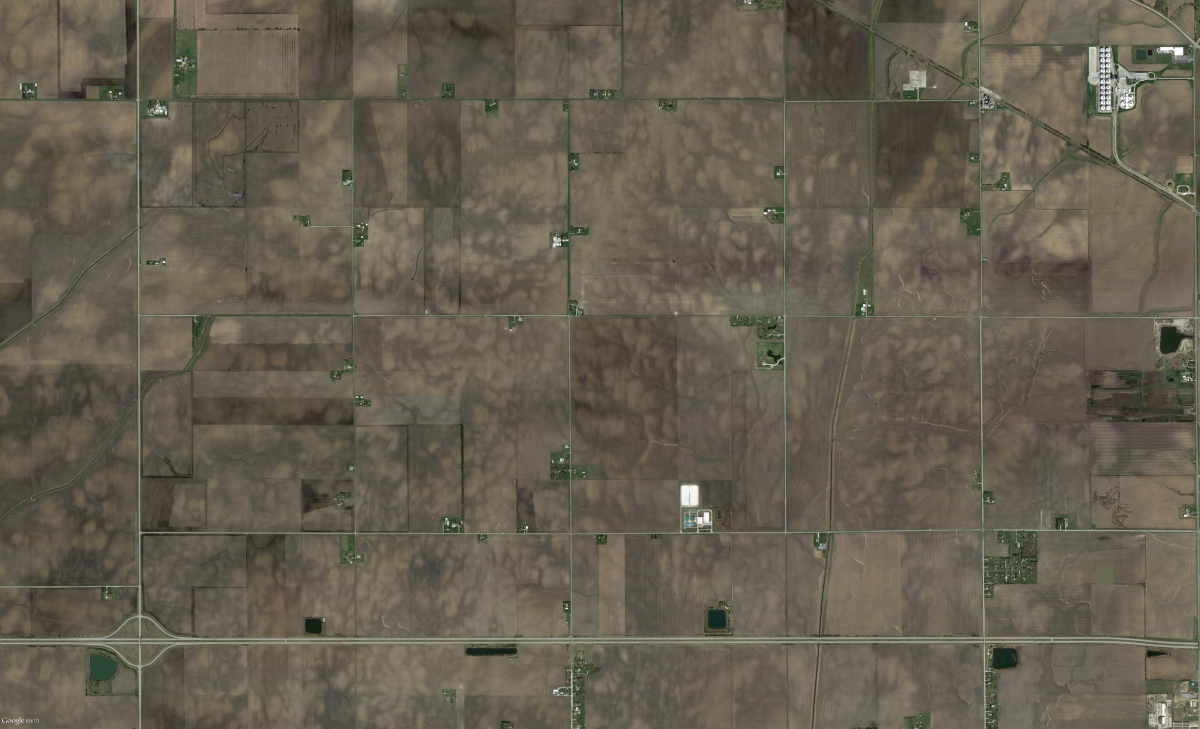
//> input picture openCV_Image_Search/TestImages/fullImage.jpg, 4800 x 2916 px (shown at 1/4 size)
$ ./cannyEdge ../openCV_Image_Search/TestImages/fullImage.jpg 100 out.png   (built with g++ and OpenCV 4)
//> lines starting //> are read from the running program, lines starting //| are printed output that depends on the picture
/*
 *  @author: Tanishq Dubey
 *
 *
 *
*/


#include "opencv2/imgproc/imgproc.hpp"
#include "opencv2/highgui/highgui.hpp"
#include <stdlib.h>
#include <stdio.h>
#include <cstdlib>

using namespace cv;

Mat src, src_gray;
Mat dst, detected_edges;

int edgeThreshold = 10;
int lowThreshold;
int const max_lowThreshold = 900;
int ratio = 3;
int kernel_size = 3;

char* window_name = "Edge Detection Mapping";

int main(int argc, char** argv){
    src = imread(argv[1]);
//> src is the input picture: 2916 rows x 4800 cols, CV_8UC3; mean B, G, R 80.9, 94.5, 102.1
    if( !src.data){
        printf("Image has no data (Bad Image?), exiting with E: -1.\n");
    }

    if( argc!= 4 ){
        printf("Syntax Error!\n");
        printf("Usage: cannyEdge <ImagePath> <Threshold> <ImageSaveLocation> \n");
    }

    dst.create(src.size(), src.type());
    cvtColor( src, src_gray, CV_BGR2GRAY );

    namedWindow( window_name, CV_WINDOW_NORMAL );
    int threshLowArg;
    threshLowArg = atoi(argv[2]);
//> threshLowArg = 100
    printf("Detecting Edges with threshold of: %d \n", *&threshLowArg);
//| Detecting Edges with threshold of: 100

    printf("Beginning Edge Detection!\n");
    int t0 = time(NULL);
    blur( src_gray, detected_edges, Size(3,3) );
    Canny( detected_edges, detected_edges, threshLowArg, threshLowArg*ratio, kernel_size);
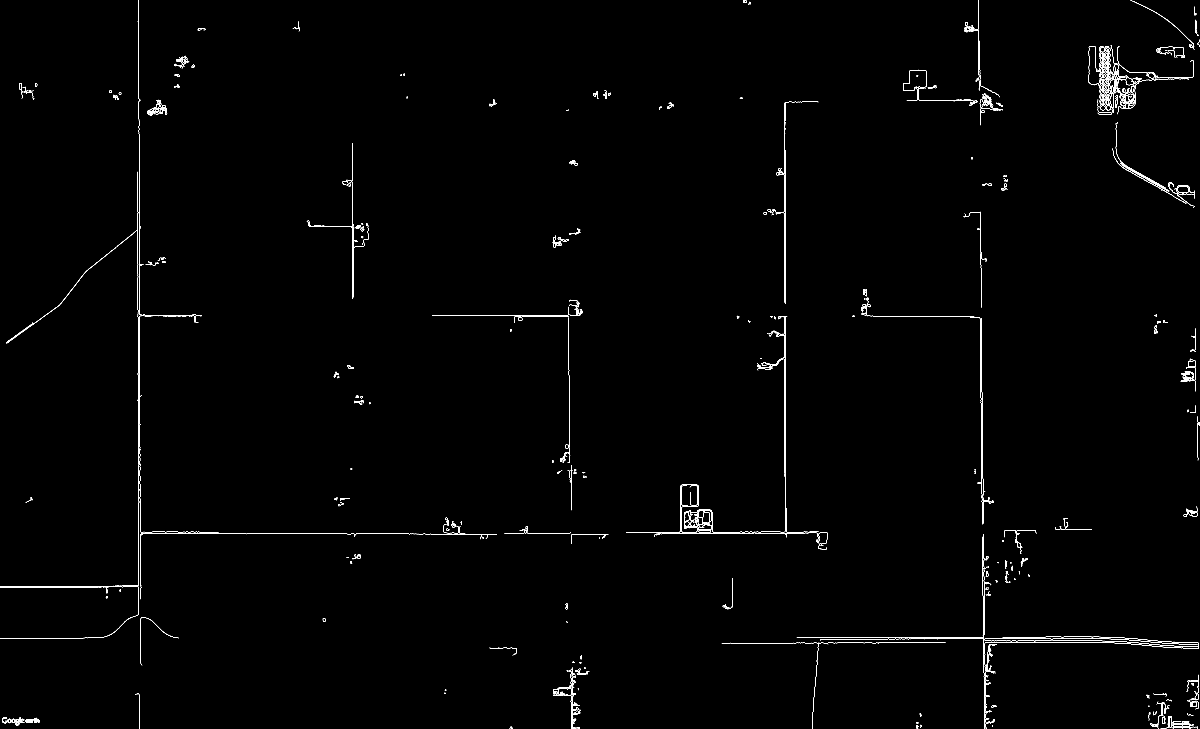
//> detected_edges: 2916 rows x 4800 cols, CV_8UC1 (shown at 1/4 size); 0.45% white in thin lines or dots
    dst = Scalar::all(0);
    src.copyTo(dst, detected_edges);
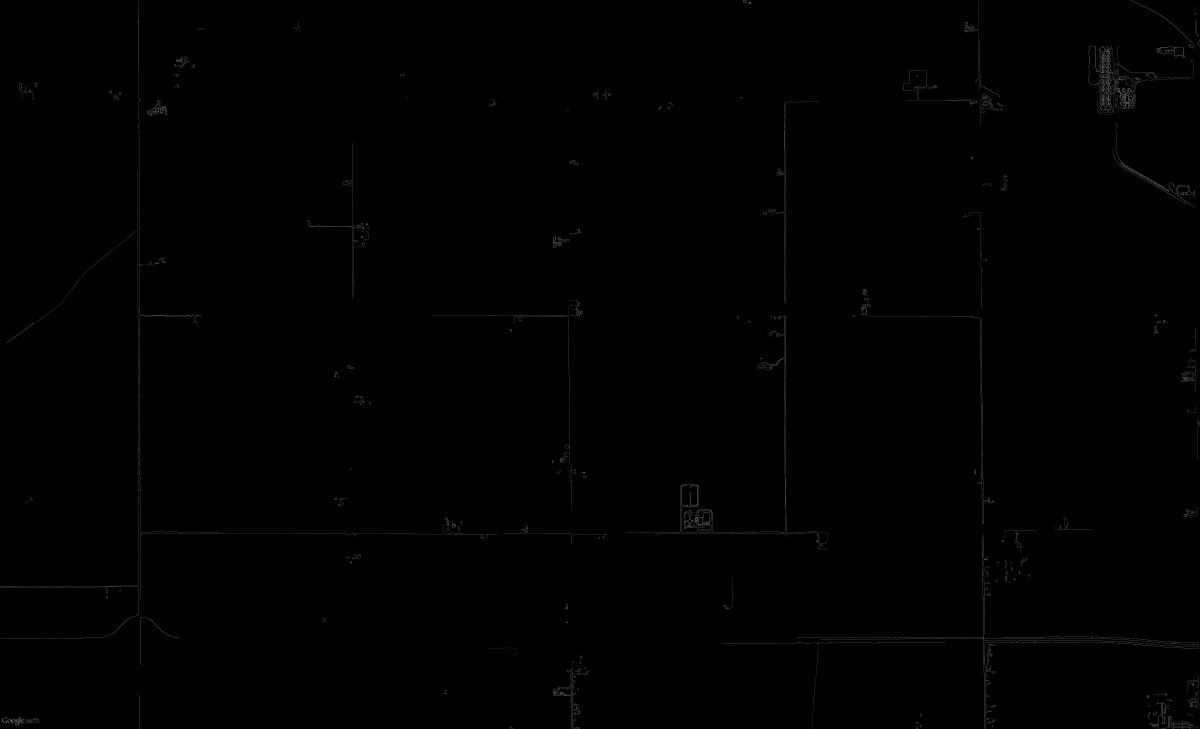
//> dst: 2916 rows x 4800 cols, CV_8UC3 (shown at 1/4 size); mean B, G, R 0.5, 0.6, 0.5
    int t1 = time(NULL);
    printf("Edge Detection Completed in %d seconds\n", t1-t0);
    imwrite(argv[3], dst);
    //imshow(window_name, dst);

    //waitKey(0);

    return 0;
}

$ run again, on openCV_Image_Search/TestImages/templateImage.png
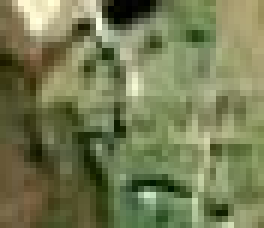
//> input picture openCV_Image_Search/TestImages/templateImage.png, 44 x 38 px (shown 6 times larger)
//> src is the input picture: 38 rows x 44 cols, CV_8UC3; mean B, G, R 83.8, 123.8, 117.5
//> `cvtColor( src, src_gray, CV_BGR2GRAY );`:
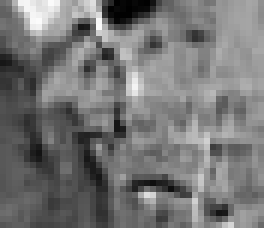
//> src_gray: 38 rows x 44 cols, CV_8UC1 (shown 6 times larger); min 0, max 251, mean 117.3
//> threshLowArg = 100
//| Detecting Edges with threshold of: 100
//> `src.copyTo(dst, detected_edges);`:
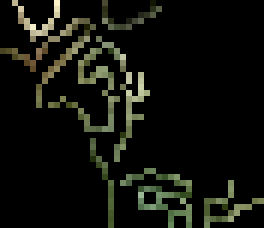
//> dst: 38 rows x 44 cols, CV_8UC3 (shown 6 times larger); mean B, G, R 12, 17.4, 16.1
